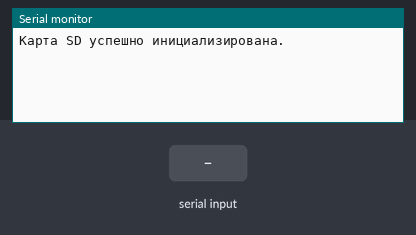
Simulated run of this sketch. Board: Arduino Uno, built with avr-gcc and run on an emulated ATmega328P. Parts: the last lines printed to the serial monitor. The test bench sets the inputs (shaded band). Storage starts empty.

Above: at 1.2 s.
1.3 s: "90,45,200\n" received over Serial
At 2.2 s:
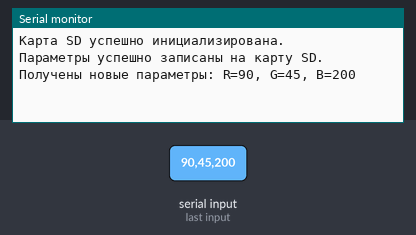
2.8 s: "90,45\n" received over Serial
At 3.6 s:
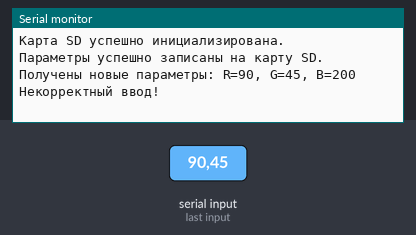

Measured:
- after the input at 1.3 s, the serial monitor: prints a new line at once (image 1)
- after the input at 2.8 s, the serial monitor: prints a new line at once (image 2)

The sketch:

SDRW.ino
```cpp
#include <SPI.h>
#include <SD.h>

const int chipSelect = 10; // Пин выбора для карты SD

// Параметры светодиодной ленты
const int numLEDs = 10; // Общее количество светодиодов
byte brightness = 255; // Яркость светодиодов (0-255)

// Параметры цвета
byte red = 255; // Красный (0-255)
byte green = 0; // Зеленый (0-255)
byte blue = 0; // Синий (0-255)

void setup() {
  Serial.begin(9600);

  // Инициализация карты SD
  if (!SD.begin(chipSelect)) {
    Serial.println("Ошибка инициализации карты SD!");
    return;
  }

  Serial.println("Карта SD успешно инициализирована.");
}

void loop() {
  // Чтение параметров с последовательного порта
  if (Serial.available()) {
    String input = Serial.readStringUntil('\n');
    processInput(input);
  }
}

void processInput(String input) {
  // Разделение строки на параметры
  int separatorIndex = input.indexOf(',');
  if (separatorIndex == -1) {
    Serial.println("Некорректный ввод!");
    return;
  }

  // Извлечение параметров из строки
  red = input.substring(0, separatorIndex).toInt();
  input.remove(0, separatorIndex + 1);

  separatorIndex = input.indexOf(',');
  if (separatorIndex == -1) {
    Serial.println("Некорректный ввод!");
    return;
  }

  green = input.substring(0, separatorIndex).toInt();
  input.remove(0, separatorIndex + 1);

  blue = input.toInt();

  // Запись параметров на карту SD
  writeParametersToSD();

  // Вывод параметров в последовательный порт
  Serial.print("Получены новые параметры: R=");
  Serial.print(red);
  Serial.print(", G=");
  Serial.print(green);
  Serial.print(", B=");
  Serial.println(blue);
}

void writeParametersToSD() {
  // Открываем файл на запись
  File dataFile = SD.open("parameters.txt", FILE_WRITE);

  if (dataFile) {
    // Записываем параметры в файл
    dataFile.print("R=");
    dataFile.println(red);
    dataFile.print("G=");
    dataFile.println(green);
    dataFile.print("B=");
    dataFile.println(blue);

    // Закрываем файл
    dataFile.close();

    Serial.println("Параметры успешно записаны на карту SD.");
  }
  else {
    Serial.println("Ошибка открытия файла на запись!");
  }
}
```
